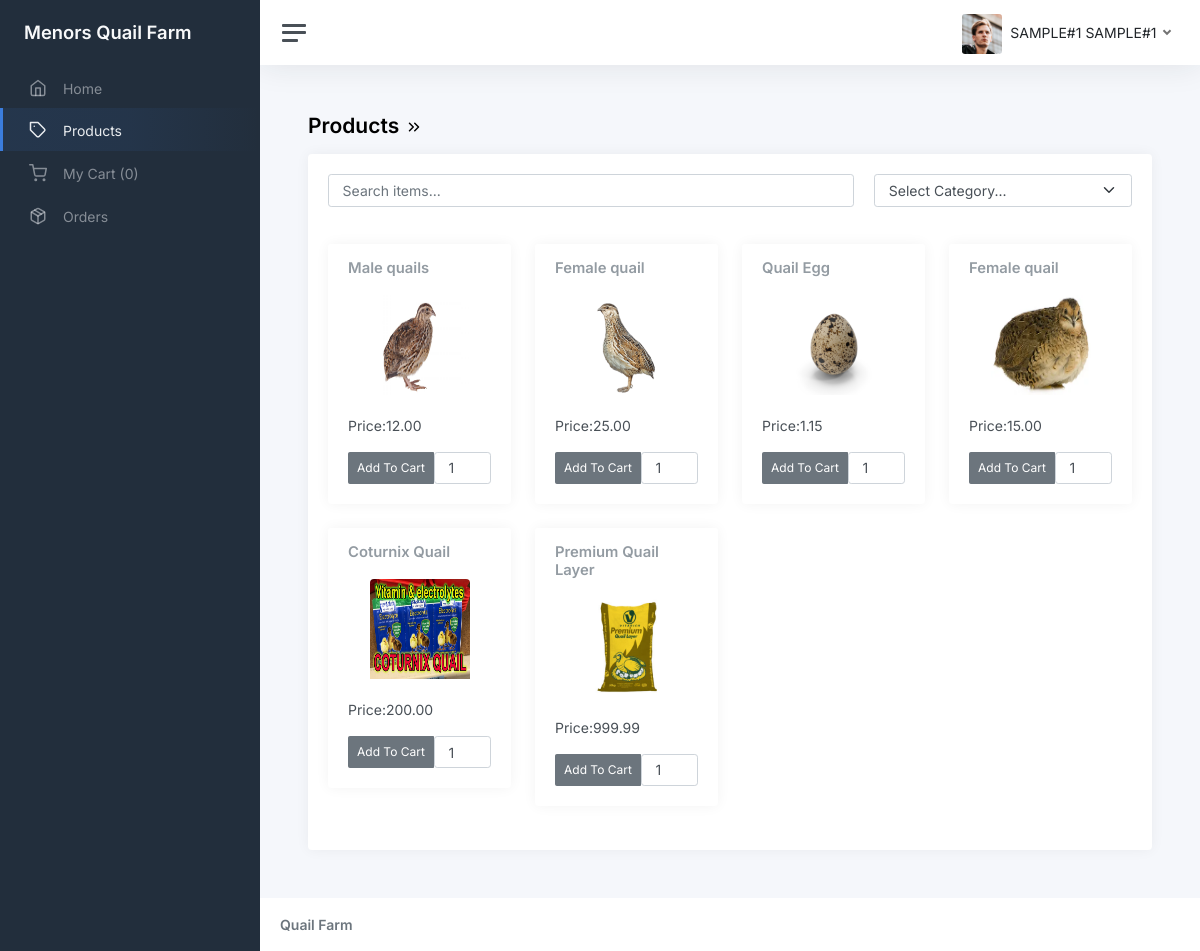
Page /customer/category.php (signed in) on the earlier database version.
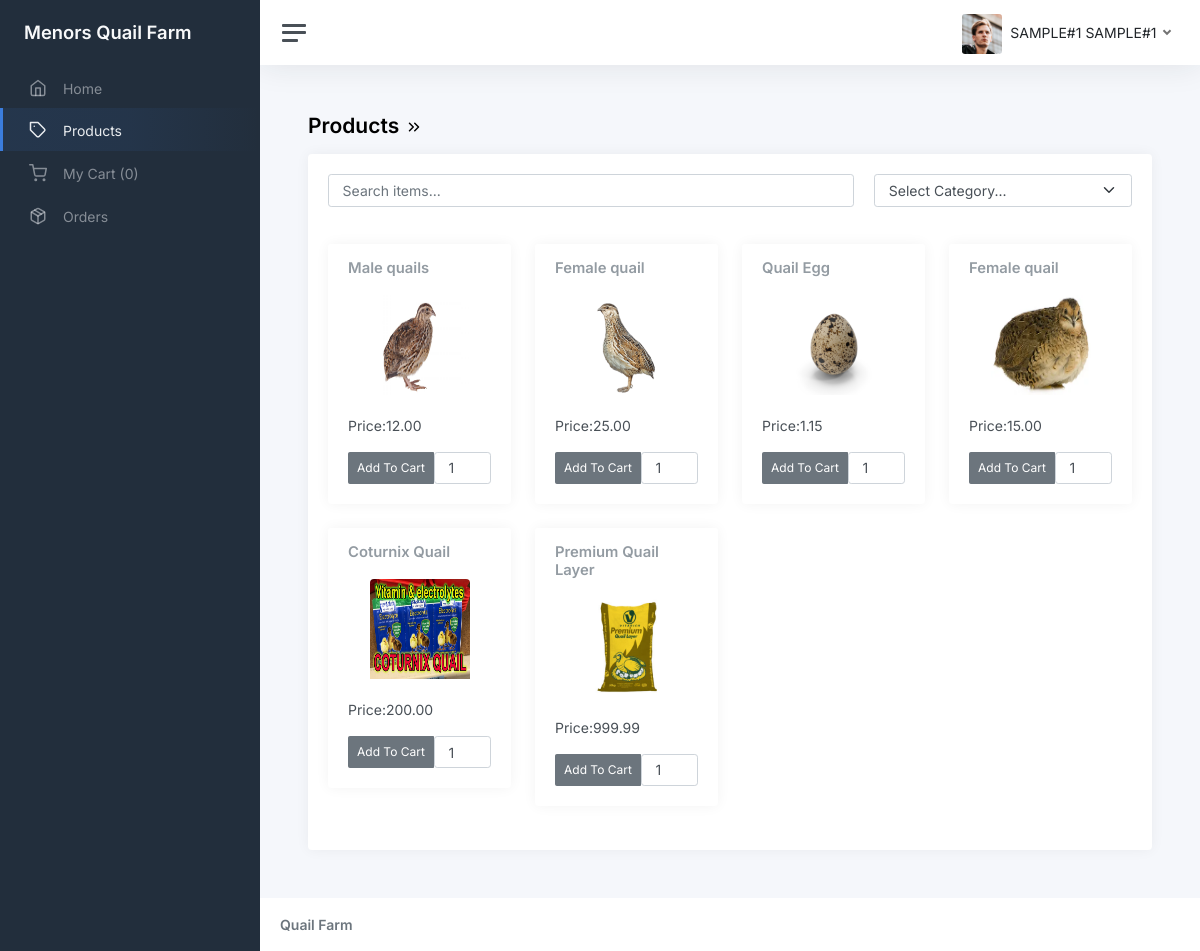
Same page on the later database version.
### tables this page shows
CREATE TABLE `tbl_inventory` (
  `id` int(11) NOT NULL,
  `product_id` int(11) DEFAULT NULL,
  `qty` int(11) DEFAULT NULL
);

CREATE TABLE `tbl_product` (
  `id` int(11) NOT NULL,
  `category_id` int(11) DEFAULT NULL,
  `name` varchar(45) DEFAULT NULL,
  `description` varchar(45) DEFAULT NULL,
  `image` varchar(255) DEFAULT NULL,
  `price` decimal(5,2) DEFAULT 0.00,
  `date_created` datetime DEFAULT current_timestamp(),
  `created_by` int(11) DEFAULT NULL,
  `is_deleted` int(11) DEFAULT 0,
  `expiration_date` date DEFAULT NULL
);

### functions.php (called while the page is built, shortened)
<?php
function get_list($sql)
{
    $result = mysqli_query($_SESSION['conn'], $sql);
    $temp = array();
    while ($row = $result->fetch_assoc()) {
        $temp[] = $row;
    }
    return $temp;
}

### customer/category.php (the view, shortened to what this page needs)
<?php include_once('header.php') ?>
<?php
$filter = $_GET['filter'];
$where = '';
$where .= ($filter == 'all') ? '' : "and c.name LIKE '%$filter%'";
$data['inventory'] = get_list("select i.qty,p.* from tbl_product p inner join tbl_inventory i on i.product_id = p.id inner join tbl_category c on c.id = p.category_id where 1 = 1  and p.is_deleted = 0 $where");
?>
<main class="content">
  <div class="container-fluid p-0">
    <h1 class="h3 mb-3"><strong>Products</strong> <i data-feather="chevrons-right"></i> <?= ucfirst(strtolower($_GET['filter'])) ?> </h1>
    <div class="row">
      <div class="col-12 col-lg-12">
        <div class="card">
          <div class="card-body">
            <?php if (!empty($data['inventory'])) { ?>
              <div class="col-12 mb-3">
                <div style="display:flex;gap:20px">
                  <input type="search" class="form-control w-20" id="search-item" placeholder="Search items...">
                  <form method="get" class="w-50">
                    <select class="form-select category">
                      <option selected hidden>Select Category...</option>
                    </select>
                  </form>
                </div>
              </div>
              <br>
              <div class="row">
                <?php foreach ($data['inventory'] as $res) { ?>
                  <div class="col-3 col-md-3 item-box" data-name="<?php echo strtolower($res['name']); ?>">
                    <div class="card">
                      <div class="card-header">
                        <h5 class="card-title mb-0" data-name="<?php echo strtolower($res['name']); ?>"><?php echo $res['name']; ?></h5>
                      </div>
                      <center>
                        <img class="card-img-top" src="../images/products/<?php echo $res['image']; ?>" style="width:100px;height:100px;text-align:center">
                      </center>
                      <div class="card-body">
                        <p>Price:<?php echo number_format($res['price'], 2); ?></p>
                        <form method="POST" name="add_to_cart" onsubmit="return confirm('Are You Sure?');">
                          <div class="btn-group btn-group-sm" role="group" aria-label="Large button group" style="width:100%">
                            <?php if ($res['qty'] > 0) { ?>
                              <button type="submit" class="btn btn-secondary" name="add_to_cart">Add&nbsp;To&nbsp;Cart <i class="fa fa-plus"></i></button>
                            <?php } else { ?>
                              <button type="button" class="btn btn-secondary" onclick="alert('Product Out Of Stocks!')">Add&nbsp;To&nbsp;Cart <i class="fa fa-plus"></i></button>
                            <?php }  ?>
                            <input type="number" name="qty" class="form-control" placeholder="" value="1" min="1" max="<?php echo $res['qty'] + 1; ?>">
                          </div>
                        </form>
                      </div>
                    </div>
                  </div>
                <?php } ?>
              </div>
            <?php } else { ?>
              <p>No Result. </p>
            <?php } ?>
          </div>
        </div>
      </div>
    </div>
  </div>
</main>
<?php include_once('footer.php') ?>

Differences in the rows shown:
changed tbl_inventory "Quail Egg": qty 837 → 0 (drawn)
